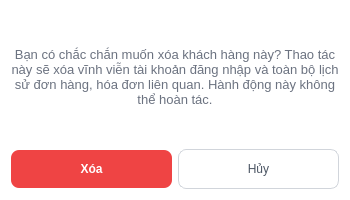
<?xml version="1.0" encoding="UTF-8"?>
<ui version="4.0">
 <class>Dialog</class>
 <widget class="QDialog" name="Dialog">
  <property name="geometry">
   <rect>
    <x>0</x>
    <y>0</y>
    <width>350</width>
    <height>200</height>
   </rect>
  </property>
  <property name="windowTitle">
   <string>Dialog</string>
  </property>
  <property name="styleSheet">
   <string notr="true">/* 1. Tổng thể Cửa sổ Dialog */
QDialog#Dialog {
    background-color: #ffffff;
    font-family: &quot;Inter&quot;, &quot;Segoe UI&quot;, sans-serif;
}

/* 2. Nội dung thông báo cảnh báo */
QLabel#lblCanhBao {
     font-size: 13px;
    font-weight: 400; /* Regular cấp độ 4 [cite: 64] */
    color: #6b7280;   /* Màu xám nhạt để làm dịu thông tin phụ */
}

/* 3. Nút XÓA (Màu đỏ rực rỡ - Red Danger) */
QPushButton#btnXoa {
    background-color: #ef4444; /* Màu đỏ thương hiệu từ Figma */
    color: #ffffff;
    font-weight: 700;
    border: none;
    border-radius: 8px; /* Bo góc đồng bộ deleteNV.png */
    padding: 12px 24px;
    min-width: 100px;
}

QPushButton#btnXoa:hover {
    background-color: #dc2626; /* Đỏ đậm hơn khi di chuột qua */
}

/* 4. Nút HỦY (Màu trắng viền xám - Secondary) */
QPushButton#btnHuy {
    background-color: #ffffff;
    color: #4b5563;
    border: 1px solid #d1d5db; /* Viền xám mảnh chuẩn Figma */
    border-radius: 8px;
    padding: 12px 24px;
    min-width: 100px;
}

QPushButton#btnHuy:hover {
    background-color: #f3f4f6; /* Xám cực nhạt khi hover */
}</string>
  </property>
  <layout class="QVBoxLayout" name="verticalLayout">
   <item>
    <widget class="QLabel" name="lblCanhBao">
     <property name="text">
      <string>Bạn có chắc chắn muốn xóa khách hàng này? Thao tác này sẽ xóa vĩnh viễn tài khoản đăng nhập và toàn bộ lịch sử đơn hàng, hóa đơn liên quan. Hành động này không thể hoàn tác.</string>
     </property>
     <property name="alignment">
      <set>Qt::AlignCenter</set>
     </property>
     <property name="wordWrap">
      <bool>true</bool>
     </property>
    </widget>
   </item>
   <item>
    <layout class="QHBoxLayout" name="horizontalLayout">
     <item>
      <widget class="QPushButton" name="btnXoa">
       <property name="text">
        <string>Xóa</string>
       </property>
      </widget>
     </item>
     <item>
      <widget class="QPushButton" name="btnHuy">
       <property name="text">
        <string>Hủy</string>
       </property>
      </widget>
     </item>
    </layout>
   </item>
  </layout>
 </widget>
 <resources/>
 <connections/>
</ui>
